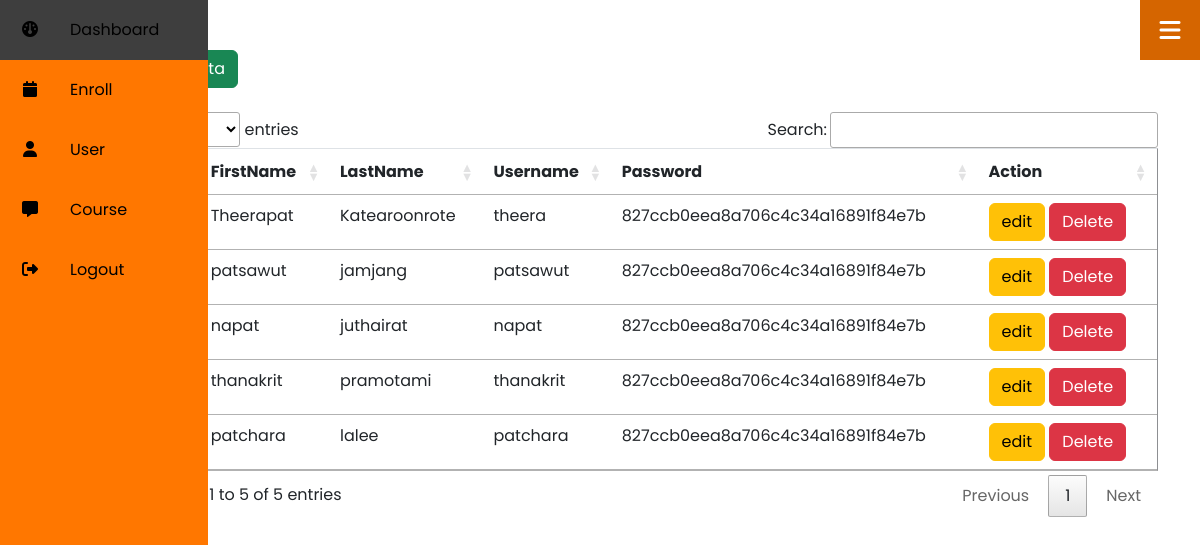
/listuser.php (signed in), run on the app's committed database.
### tables this page shows
CREATE TABLE `user` (
  `UserID` int(11) NOT NULL,
  `UserFname` varchar(50) NOT NULL,
  `UserLname` varchar(50) NOT NULL,
  `UUsername` varchar(50) NOT NULL,
  `UPassword` varchar(50) NOT NULL,
  `Ustatus` int(11) NOT NULL
);

### core/class.user.php (called while the page is built, shortened)
<?php
class user
{
    private $db;
    public function __construct(){
        try{
            $this->db = new PDO(CONFIG, USER, PWD);
            $this->db->setAttribute(PDO::ATTR_ERRMODE,PDO::ERRMODE_EXCEPTION);
        }catch(\PDOException $e){
            echo $e->getMessage();
        }
    }
    public function closeconnect()
    {
        $this->db = null;
    }
    public function user_list()
    {
        $sql = "SELECT * FROM `user`";
        $res = $this->db->query($sql);
        return $res->fetchall(PDO::FETCH_ASSOC);
    }
}
?>

### controller.user.php (called while the page is built, shortened)
<?php
    require_once('./core/class.user.php');
    $user = new user();
    if(isset($showuser)){
        $user_list = $user->user_list();
    }
?>

### listuser.php (the view, shortened to what this page needs)
<?php
    $showuser = "show";
    include('controller.user.php');
    include_once("navbar.php");
?>
<!DOCTYPE html>
<html lang="en">
<head>
    <link rel="stylesheet" href="csjs/dataTables.min.css">
    <link rel="stylesheet" href="csjs/css.css">
</head>
<body style="z-index: 1;">
    <div class="container" style="margin-left:auto;margin-right:auto;">
        <div class="row">
            <div class="col-1">
            </div>
            <div class="col-11">
            <div style="padding-top:50px;">
                <div class="modal" id="myModal">
                </div>
                <?php
                    if(isset($_GET["edit"]) == true){
                ?>
                    <div class="row">
                        <div class="col-lg-6">
                            <div class="card" style="width: 100%">
                                <form action="controller.user.php?update='<?php echo $u["UserID"] ?>'" method="post">
                                    <div style="margin-left:30px; margin-right:30px; margin-top:20px; margin-bottom:20px;">
                                        <h2>Update Data</h2><hr>
                                        <div>
                                            UserID : <br>
                                            <input type="text" class="form-control" name="UserID" placeholder="รหัสผู้ใช้" value="<?php echo $u["UserID"] ?>" readonly disabled required><br>
                                        </div>
                                        <div style="margin-top: -10px">
                                            UserFname : <br>
                                            <input type="text" class="form-control" name="UserFname" placeholder="ชื่อ" value="<?php echo $u["UserFname"] ?>" required><br>
                                        </div>
                                        <div style="margin-top: -10px">
                                            UserLname : <br>
                                            <input type="text" class="form-control" name="UserLname" placeholder="นามสกุล" value="<?php echo $u["UserLname"] ?>" required><br>
                                        </div>
                                        <div style="margin-top: -10px">
                                            UUsername : <br>
                                            <input type="text" class="form-control" name="UUsername" placeholder="ชื่อผู้ใช้" value="<?php echo $u["UUsername"] ?>" required><br>
                                        </div>
                                        <div style="margin-top: -10px">
                                            UPassword : <br>
                                            <input type="password" class="form-control" name="UPassword" placeholder="รหัสผ่าน" value="<?php echo $u["UPassword"] ?>" required><br>
                                        </div>
                                        <a class="btn btn-danger" href='listuser.php'>Back</a>
                                        <div style="display: flex; flex-shrink: 0; flex-wrap: wrap; align-items: center; justify-content: flex-end; margin-top: -38px;">
                                            <button class="btn btn-danger" style="margin-right: 10px;" type="reset">Reset</button>
                                            <button class="btn btn-success" type="submit" name="save">Save</button>
                                        </div>
                                    </div>
                                </form>
                            </div>
                        </div>
                        <div class="col-lg-6">
                        </div>
                    </div>
                <?php
                    }else{
                ?>
                <a class="btn btn-success" data-bs-toggle='modal' data-bs-target='#myModal'>Add data</a><br><br>
                <table border="1" class="table table-hover" id="myTable">
                    <thead>
                        <tr>
                            <th>ID</th>
                            <th>FirstName</th>
                            <th>LastName</th>
                            <th>Username</th>
                            <th>Password</th>
                            <th>Action</th>
                        </tr>
                    </thead>
                    <tbody>
                        <?php
                        foreach ($user_list as $u) {
                            echo "<tr>";
                            echo "<td>" . $u["UserID"] . "</td>";
                            echo "<td>" . $u["UserFname"] . "</td>";
                            echo "<td>" . $u["UserLname"] . "</td>";
                            echo "<td>" . $u["UUsername"] . "</td>";
                            echo "<td>" . $u["UPassword"] . "</td>";
                            echo "<td><a class='btn btn-warning' href='listuser.php?edit=".$u["UserID"]."'>edit</a> ";
                            ?>
                            <a href="JavaScript:if(confirm('Confirm?')==true){window.location='controller.user.php?opt=del&id=<?php echo $u["UserID"];?>';}" class="btn btn-danger">Delete</a>
                            <?php
                            echo "</tr>";
                        }
                        ?>
                    </tbody>
                </table>
                <?php
                    }
                ?>
            </div>
        </div>
        </div>
    </div>
</body>
</html>

### navbar.php (style rules this page uses)
* { padding: 0; margin: 0; box-sizing: border-box; font-family: "Poppins", sans-serif; }
body { font-family: "Poppins", sans-serif; min-height: 100vh; background: black; }

### data on the page
user: UserFname "Theerapat", UserLname "Katearoonrote", UUsername "theera", UPassword "827ccb0eea8a706c4c34a16891f84e7b"
user: UserFname "patsawut", UserLname "jamjang", UUsername "patsawut", UPassword "827ccb0eea8a706c4c34a16891f84e7b"
user: UserFname "napat", UserLname "juthairat", UUsername "napat", UPassword "827ccb0eea8a706c4c34a16891f84e7b"
user: UserFname "thanakrit", UserLname "pramotami", UUsername "thanakrit", UPassword "827ccb0eea8a706c4c34a16891f84e7b"
user: UserFname "patchara", UserLname "lalee", UUsername "patchara", UPassword "827ccb0eea8a706c4c34a16891f84e7b"
